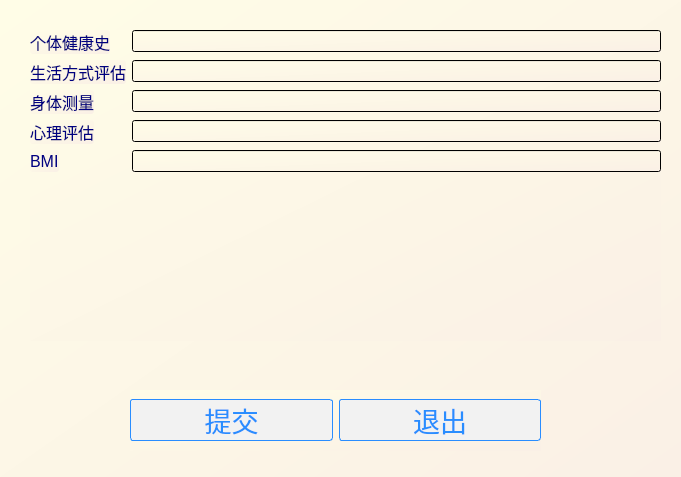
<?xml version="1.0" encoding="UTF-8"?>
<ui version="4.0">
 <class>HAP</class>
 <widget class="QWidget" name="HAP">
  <property name="geometry">
   <rect>
    <x>0</x>
    <y>0</y>
    <width>681</width>
    <height>477</height>
   </rect>
  </property>
  <property name="windowTitle">
   <string>健康评估处理</string>
  </property>
  <property name="styleSheet">
   <string notr="true">background: qlineargradient(x1: 0, y1: 0, x2: 1, y2: 1, stop: 0 #FFFDE7, stop: 1 #FAF0E6);
</string>
  </property>
  <widget class="QWidget" name="formLayoutWidget">
   <property name="geometry">
    <rect>
     <x>30</x>
     <y>30</y>
     <width>631</width>
     <height>311</height>
    </rect>
   </property>
   <layout class="QFormLayout" name="formLayout">
    <item row="0" column="0">
     <widget class="QLabel" name="label">
      <property name="styleSheet">
       <string notr="true">* {
	outline: none; /* 去掉有焦点时的虚线 */
}


QLabel {
	border: 0px solid #298DFF; /* 无边框 */
	border-radius: 3px; /* 边框圆角 */
	color: #000080; /* 文本颜色 */
	font-family: &quot;Microsoft YaHei&quot;; /* 文本字体族 */
	font-size: 12pt; /* 文本字体大小 */
}

QLabel:disabled { /* QLabel在禁用时的状态 */
	border: 1px solid #B4B4B4;
	background-color: #CDCDCD;
	color: #B4B4B4;
}

QLabel#PaddingLabel { /* 定义有Padding的QLabel，PaddingLabel为对象名，在QSS中为特定对象定制样式 */
	padding-left: 10px; /* 文本距离左边界有10px */
}

QLabel#ImageLabel { /* 定义有背景图片的QLabel，ImageLabel为对象名，在QSS中为特定对象定制样式 */
	border-image: url(&quot;:/Resource/original&quot;); /* 使用border-image可以自适应QLabel大小 */

}
</string>
      </property>
      <property name="text">
       <string>个体健康史</string>
      </property>
     </widget>
    </item>
    <item row="0" column="1">
     <widget class="QLineEdit" name="information1">
      <property name="styleSheet">
       <string notr="true">* {
	outline: none; /* 去掉有焦点时的虚线 */
}


QLabel {
	border: 0px solid #298DFF; /* 无边框 */
	border-radius: 3px; /* 边框圆角 */
	color: #000080; /* 文本颜色 */
	font-family: &quot;Microsoft YaHei&quot;; /* 文本字体族 */
	font-size: 12pt; /* 文本字体大小 */
}

QLabel:disabled { /* QLabel在禁用时的状态 */
	border: 1px solid #B4B4B4;
	background-color: #CDCDCD;
	color: #B4B4B4;
}

QLabel#PaddingLabel { /* 定义有Padding的QLabel，PaddingLabel为对象名，在QSS中为特定对象定制样式 */
	padding-left: 10px; /* 文本距离左边界有10px */
}

QLabel#ImageLabel { /* 定义有背景图片的QLabel，ImageLabel为对象名，在QSS中为特定对象定制样式 */
	border-image: url(&quot;:/Resource/original&quot;); /* 使用border-image可以自适应QLabel大小 */

}
</string>
      </property>
     </widget>
    </item>
    <item row="1" column="0">
     <widget class="QLabel" name="label_2">
      <property name="styleSheet">
       <string notr="true">* {
	outline: none; /* 去掉有焦点时的虚线 */
}


QLabel {
	border: 0px solid #298DFF; /* 无边框 */
	border-radius: 3px; /* 边框圆角 */
	color: #000080; /* 文本颜色 */
	font-family: &quot;Microsoft YaHei&quot;; /* 文本字体族 */
	font-size: 12pt; /* 文本字体大小 */
}

QLabel:disabled { /* QLabel在禁用时的状态 */
	border: 1px solid #B4B4B4;
	background-color: #CDCDCD;
	color: #B4B4B4;
}

QLabel#PaddingLabel { /* 定义有Padding的QLabel，PaddingLabel为对象名，在QSS中为特定对象定制样式 */
	padding-left: 10px; /* 文本距离左边界有10px */
}

QLabel#ImageLabel { /* 定义有背景图片的QLabel，ImageLabel为对象名，在QSS中为特定对象定制样式 */
	border-image: url(&quot;:/Resource/original&quot;); /* 使用border-image可以自适应QLabel大小 */

}
</string>
      </property>
      <property name="text">
       <string>生活方式评估</string>
      </property>
     </widget>
    </item>
    <item row="1" column="1">
     <widget class="QLineEdit" name="information2">
      <property name="styleSheet">
       <string notr="true">* {
	outline: none; /* 去掉有焦点时的虚线 */
}


QLabel {
	border: 0px solid #298DFF; /* 无边框 */
	border-radius: 3px; /* 边框圆角 */
	color: #000080; /* 文本颜色 */
	font-family: &quot;Microsoft YaHei&quot;; /* 文本字体族 */
	font-size: 12pt; /* 文本字体大小 */
}

QLabel:disabled { /* QLabel在禁用时的状态 */
	border: 1px solid #B4B4B4;
	background-color: #CDCDCD;
	color: #B4B4B4;
}

QLabel#PaddingLabel { /* 定义有Padding的QLabel，PaddingLabel为对象名，在QSS中为特定对象定制样式 */
	padding-left: 10px; /* 文本距离左边界有10px */
}

QLabel#ImageLabel { /* 定义有背景图片的QLabel，ImageLabel为对象名，在QSS中为特定对象定制样式 */
	border-image: url(&quot;:/Resource/original&quot;); /* 使用border-image可以自适应QLabel大小 */

}
</string>
      </property>
     </widget>
    </item>
    <item row="2" column="0">
     <widget class="QLabel" name="label_3">
      <property name="styleSheet">
       <string notr="true">* {
	outline: none; /* 去掉有焦点时的虚线 */
}


QLabel {
	border: 0px solid #298DFF; /* 无边框 */
	border-radius: 3px; /* 边框圆角 */
	color: #000080; /* 文本颜色 */
	font-family: &quot;Microsoft YaHei&quot;; /* 文本字体族 */
	font-size: 12pt; /* 文本字体大小 */
}

QLabel:disabled { /* QLabel在禁用时的状态 */
	border: 1px solid #B4B4B4;
	background-color: #CDCDCD;
	color: #B4B4B4;
}

QLabel#PaddingLabel { /* 定义有Padding的QLabel，PaddingLabel为对象名，在QSS中为特定对象定制样式 */
	padding-left: 10px; /* 文本距离左边界有10px */
}

QLabel#ImageLabel { /* 定义有背景图片的QLabel，ImageLabel为对象名，在QSS中为特定对象定制样式 */
	border-image: url(&quot;:/Resource/original&quot;); /* 使用border-image可以自适应QLabel大小 */

}
</string>
      </property>
      <property name="text">
       <string>身体测量</string>
      </property>
     </widget>
    </item>
    <item row="2" column="1">
     <widget class="QLineEdit" name="information3">
      <property name="styleSheet">
       <string notr="true">* {
	outline: none; /* 去掉有焦点时的虚线 */
}


QLabel {
	border: 0px solid #298DFF; /* 无边框 */
	border-radius: 3px; /* 边框圆角 */
	color: #000080; /* 文本颜色 */
	font-family: &quot;Microsoft YaHei&quot;; /* 文本字体族 */
	font-size: 12pt; /* 文本字体大小 */
}

QLabel:disabled { /* QLabel在禁用时的状态 */
	border: 1px solid #B4B4B4;
	background-color: #CDCDCD;
	color: #B4B4B4;
}

QLabel#PaddingLabel { /* 定义有Padding的QLabel，PaddingLabel为对象名，在QSS中为特定对象定制样式 */
	padding-left: 10px; /* 文本距离左边界有10px */
}

QLabel#ImageLabel { /* 定义有背景图片的QLabel，ImageLabel为对象名，在QSS中为特定对象定制样式 */
	border-image: url(&quot;:/Resource/original&quot;); /* 使用border-image可以自适应QLabel大小 */

}
</string>
      </property>
     </widget>
    </item>
    <item row="3" column="0">
     <widget class="QLabel" name="label_4">
      <property name="styleSheet">
       <string notr="true">* {
	outline: none; /* 去掉有焦点时的虚线 */
}


QLabel {
	border: 0px solid #298DFF; /* 无边框 */
	border-radius: 3px; /* 边框圆角 */
	color: #000080; /* 文本颜色 */
	font-family: &quot;Microsoft YaHei&quot;; /* 文本字体族 */
	font-size: 12pt; /* 文本字体大小 */
}

QLabel:disabled { /* QLabel在禁用时的状态 */
	border: 1px solid #B4B4B4;
	background-color: #CDCDCD;
	color: #B4B4B4;
}

QLabel#PaddingLabel { /* 定义有Padding的QLabel，PaddingLabel为对象名，在QSS中为特定对象定制样式 */
	padding-left: 10px; /* 文本距离左边界有10px */
}

QLabel#ImageLabel { /* 定义有背景图片的QLabel，ImageLabel为对象名，在QSS中为特定对象定制样式 */
	border-image: url(&quot;:/Resource/original&quot;); /* 使用border-image可以自适应QLabel大小 */

}
</string>
      </property>
      <property name="text">
       <string>心理评估</string>
      </property>
     </widget>
    </item>
    <item row="3" column="1">
     <widget class="QLineEdit" name="information4">
      <property name="styleSheet">
       <string notr="true">* {
	outline: none; /* 去掉有焦点时的虚线 */
}


QLabel {
	border: 0px solid #298DFF; /* 无边框 */
	border-radius: 3px; /* 边框圆角 */
	color: #000080; /* 文本颜色 */
	font-family: &quot;Microsoft YaHei&quot;; /* 文本字体族 */
	font-size: 12pt; /* 文本字体大小 */
}

QLabel:disabled { /* QLabel在禁用时的状态 */
	border: 1px solid #B4B4B4;
	background-color: #CDCDCD;
	color: #B4B4B4;
}

QLabel#PaddingLabel { /* 定义有Padding的QLabel，PaddingLabel为对象名，在QSS中为特定对象定制样式 */
	padding-left: 10px; /* 文本距离左边界有10px */
}

QLabel#ImageLabel { /* 定义有背景图片的QLabel，ImageLabel为对象名，在QSS中为特定对象定制样式 */
	border-image: url(&quot;:/Resource/original&quot;); /* 使用border-image可以自适应QLabel大小 */

}
</string>
      </property>
     </widget>
    </item>
    <item row="4" column="0">
     <widget class="QLabel" name="label_5">
      <property name="styleSheet">
       <string notr="true">* {
	outline: none; /* 去掉有焦点时的虚线 */
}


QLabel {
	border: 0px solid #298DFF; /* 无边框 */
	border-radius: 3px; /* 边框圆角 */
	color: #000080; /* 文本颜色 */
	font-family: &quot;Microsoft YaHei&quot;; /* 文本字体族 */
	font-size: 12pt; /* 文本字体大小 */
}

QLabel:disabled { /* QLabel在禁用时的状态 */
	border: 1px solid #B4B4B4;
	background-color: #CDCDCD;
	color: #B4B4B4;
}

QLabel#PaddingLabel { /* 定义有Padding的QLabel，PaddingLabel为对象名，在QSS中为特定对象定制样式 */
	padding-left: 10px; /* 文本距离左边界有10px */
}

QLabel#ImageLabel { /* 定义有背景图片的QLabel，ImageLabel为对象名，在QSS中为特定对象定制样式 */
	border-image: url(&quot;:/Resource/original&quot;); /* 使用border-image可以自适应QLabel大小 */

}
</string>
      </property>
      <property name="text">
       <string>BMI</string>
      </property>
     </widget>
    </item>
    <item row="4" column="1">
     <widget class="QLineEdit" name="information5">
      <property name="styleSheet">
       <string notr="true">* {
	outline: none; /* 去掉有焦点时的虚线 */
}


QLabel {
	border: 0px solid #298DFF; /* 无边框 */
	border-radius: 3px; /* 边框圆角 */
	color: #000080; /* 文本颜色 */
	font-family: &quot;Microsoft YaHei&quot;; /* 文本字体族 */
	font-size: 12pt; /* 文本字体大小 */
}

QLabel:disabled { /* QLabel在禁用时的状态 */
	border: 1px solid #B4B4B4;
	background-color: #CDCDCD;
	color: #B4B4B4;
}

QLabel#PaddingLabel { /* 定义有Padding的QLabel，PaddingLabel为对象名，在QSS中为特定对象定制样式 */
	padding-left: 10px; /* 文本距离左边界有10px */
}

QLabel#ImageLabel { /* 定义有背景图片的QLabel，ImageLabel为对象名，在QSS中为特定对象定制样式 */
	border-image: url(&quot;:/Resource/original&quot;); /* 使用border-image可以自适应QLabel大小 */

}
</string>
      </property>
     </widget>
    </item>
   </layout>
  </widget>
  <widget class="QWidget" name="horizontalLayoutWidget">
   <property name="geometry">
    <rect>
     <x>130</x>
     <y>390</y>
     <width>411</width>
     <height>61</height>
    </rect>
   </property>
   <layout class="QHBoxLayout" name="horizontalLayout">
    <item>
     <widget class="QPushButton" name="putin">
      <property name="styleSheet">
       <string notr="true">* {
	outline: none; /* 去掉有焦点时的虚线 */
}

QDialog {
	background: #D6DBE9; /* 对话框背景色 */
}

QPushButton {
	border: 1px solid #298DFF; /* QPushButton边框的宽度、样式和颜色 */
	border-radius: 3px; /* 边框圆角 */
	background-color: #F2F2F2; /* 背景颜色 */
	color: #298DFF; /* 文本颜色 */
	font-family: &quot;Microsoft YaHei&quot;; /* 文本字体族 */
	font-size: 20pt; /* 文本字体大小 */
}

QPushButton:hover {	/* 鼠标悬浮在QPushButton上时的状态 */
	background-color: #298DFF;
	color: #F2F2F2;
}

QPushButton:checked { /* QPushButton可选中时的状态 */
	border: 1px solid #FF5242;
	background-color: #F2F2F2;
	color: #FF5242;
}

QPushButton:pressed { /* 鼠标按压在QPushButton上时的状态 */
	background-color: #257FE6;
}

QPushButton:checked:pressed { /* QPushButton处于可选中且鼠标按压在QPushButton上时的状态 */
	background-color: #F2F2F2;
}

QPushButton:disabled { /* QPushButton禁用时的状态 */
	border: 1px solid #CDCDCD;
	background-color: #CDCDCD;
	color: #B4B4B4;
}

QPushButton#ImageButton { /* 定义图片按钮，ImageButton为对象名，在QSS中为特定对象定制样式 */
	border-image: url(&quot;:/Resource/border_image&quot;); /* 使用border-image可以自适应按钮大小 */
	background-color: transparent; /* 不需要背景时可设为透明 */
}

QPushButton#ImageButton:hover {
	border-image: url(&quot;:/Resource/border_image_hover&quot;);
}

QPushButton#ImageButton:pressed {
	border-image: url(&quot;:/Resource/border_image&quot;);
}

QPushButton:menu-indicator { /* QPushButton带有菜单时的菜单指示器 */
	subcontrol-origin：padding; /* 菜单指示器的起始点 */
	subcontrol-position: center right; /* 菜单指示器的位置，处于水平靠右且垂直居中 */
	image: url(:/Resource/down_arrow_normal); /* 菜单指示器的图像 */
}

QPushButton:menu-indicator:hover, QPushButton:menu-indicator:open { /* 鼠标悬浮在菜单指示器上和菜单指示器启用时的状态 */
	position: relative;
	top: 2px;
	left: 2px;
	image: url(:/Resource/down_arrow_hover);
}

QMenu { /* 简单定义菜单样式 */
	border: 1px solid gray;
	border-radius: 3px;
	background-color: #F2F2F2;
}

QMenu::item { /* 菜单项的样式 */
	padding: 0px 0px 0px 40px;
	border: 0px solid transparent;
	background-color: transparent;
	color: #298DFF;
	min-width: 108px; /* 菜单项最小宽度，108+40+1*2=150，使得菜单宽度和QPushButton宽度保持一致 */
	min-height: 30px; /* 菜单项的最小高度 */
}

QMenu::item:selected { /* 菜单项处于选中时的状态 */
	background-color: #298DFF;
	color: #F2F2F2;
}
</string>
      </property>
      <property name="text">
       <string>提交</string>
      </property>
     </widget>
    </item>
    <item>
     <widget class="QPushButton" name="exit">
      <property name="styleSheet">
       <string notr="true">* {
	outline: none; /* 去掉有焦点时的虚线 */
}

QDialog {
	background: #D6DBE9; /* 对话框背景色 */
}

QPushButton {
	border: 1px solid #298DFF; /* QPushButton边框的宽度、样式和颜色 */
	border-radius: 3px; /* 边框圆角 */
	background-color: #F2F2F2; /* 背景颜色 */
	color: #298DFF; /* 文本颜色 */
	font-family: &quot;Microsoft YaHei&quot;; /* 文本字体族 */
	font-size: 20pt; /* 文本字体大小 */
}

QPushButton:hover {	/* 鼠标悬浮在QPushButton上时的状态 */
	background-color: #298DFF;
	color: #F2F2F2;
}

QPushButton:checked { /* QPushButton可选中时的状态 */
	border: 1px solid #FF5242;
	background-color: #F2F2F2;
	color: #FF5242;
}

QPushButton:pressed { /* 鼠标按压在QPushButton上时的状态 */
	background-color: #257FE6;
}

QPushButton:checked:pressed { /* QPushButton处于可选中且鼠标按压在QPushButton上时的状态 */
	background-color: #F2F2F2;
}

QPushButton:disabled { /* QPushButton禁用时的状态 */
	border: 1px solid #CDCDCD;
	background-color: #CDCDCD;
	color: #B4B4B4;
}

QPushButton#ImageButton { /* 定义图片按钮，ImageButton为对象名，在QSS中为特定对象定制样式 */
	border-image: url(&quot;:/Resource/border_image&quot;); /* 使用border-image可以自适应按钮大小 */
	background-color: transparent; /* 不需要背景时可设为透明 */
}

QPushButton#ImageButton:hover {
	border-image: url(&quot;:/Resource/border_image_hover&quot;);
}

QPushButton#ImageButton:pressed {
	border-image: url(&quot;:/Resource/border_image&quot;);
}

QPushButton:menu-indicator { /* QPushButton带有菜单时的菜单指示器 */
	subcontrol-origin：padding; /* 菜单指示器的起始点 */
	subcontrol-position: center right; /* 菜单指示器的位置，处于水平靠右且垂直居中 */
	image: url(:/Resource/down_arrow_normal); /* 菜单指示器的图像 */
}

QPushButton:menu-indicator:hover, QPushButton:menu-indicator:open { /* 鼠标悬浮在菜单指示器上和菜单指示器启用时的状态 */
	position: relative;
	top: 2px;
	left: 2px;
	image: url(:/Resource/down_arrow_hover);
}

QMenu { /* 简单定义菜单样式 */
	border: 1px solid gray;
	border-radius: 3px;
	background-color: #F2F2F2;
}

QMenu::item { /* 菜单项的样式 */
	padding: 0px 0px 0px 40px;
	border: 0px solid transparent;
	background-color: transparent;
	color: #298DFF;
	min-width: 108px; /* 菜单项最小宽度，108+40+1*2=150，使得菜单宽度和QPushButton宽度保持一致 */
	min-height: 30px; /* 菜单项的最小高度 */
}

QMenu::item:selected { /* 菜单项处于选中时的状态 */
	background-color: #298DFF;
	color: #F2F2F2;
}
</string>
      </property>
      <property name="text">
       <string>退出</string>
      </property>
     </widget>
    </item>
   </layout>
  </widget>
 </widget>
 <resources/>
 <connections/>
</ui>
